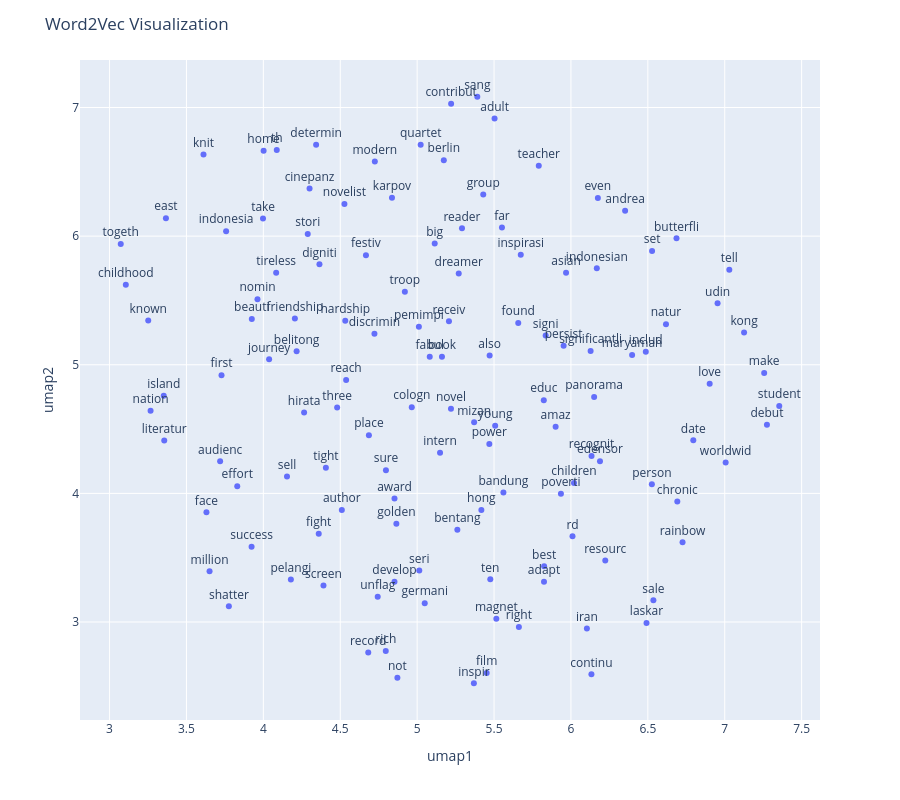

The cell this chart's notebook holds for it:
### Markdown cell above
### Word2Vec Visualization

### Code cell
X_umap = UMAP(random_state=42, n_jobs=1).fit_transform(wv.vectors)
df_visual = pd.DataFrame(X_umap, columns=['umap1', 'umap2'])
df_visual['word'] = wv.index_to_key
fig = px.scatter(df_visual, x='umap1', y='umap2', text='word')
fig.update_traces(textposition='top center')
fig.update_layout(height=800, title_text='Word2Vec Visualization')
import matplotlib.pyplot as plt
from matplotlib import font_manager
from IPython.display import Image
available_fonts = {font.name for font in font_manager.fontManager.ttflist}
label_font = next((font for font in ['Microsoft YaHei', 'Noto Sans CJK SC',
                                   'Noto Sans CJK JP', 'SimHei', 'DejaVu Sans']
                   if font in available_fonts), 'sans-serif')
with plt.rc_context({'font.family': label_font}):
    png_fig, ax = plt.subplots(figsize=(12, 8))
    ax.set_facecolor('#E5ECF6')
    ax.grid(color='white')
    ax.set_axisbelow(True)
    ax.scatter(df_visual['umap1'], df_visual['umap2'], s=18, color='#636EFA')
    for row in df_visual.itertuples():
        ax.annotate(row.word, (row.umap1, row.umap2), xytext=(0, 3),
                    textcoords='offset points', ha='center', va='bottom', fontsize=7)
    ax.set(xlabel='umap1', ylabel='umap2', title=fig.layout.title.text)
    png_path = RESULT / 'word2vec_umap.png'
    png_fig.savefig(png_path, dpi=120, bbox_inches='tight')
    plt.close(png_fig)
display(Image(filename=str(png_path)))

fig.show(renderer='plotly_mimetype')
df_visual.to_csv(RESULT / 'word2vec_umap.csv', index=False, encoding='utf-8-sig')
fig.write_html(RESULT / 'word2vec_umap.html', include_plotlyjs=True)

### Figure 1 — Plotly figure (JSON) as saved in the notebook; plotly's stock layout.template omitted (floating-point values rounded to 4 significant figures)
{"data": [{"hovertemplate": "umap1=%{x}<br>umap2=%{y}<br>word=%{text}<extra></extra>", "legendgroup": "", "marker": {"color": "#636efa", "symbol": "circle"}, "mode": "markers+text", "name": "", "orientation": "v", "showlegend": false, "text": ["film", "festiv", "award", "best", "indonesia", "intern", "educ", "troop", "rainbow", "inspir", "student", "novel", "indonesian", "th", "children", "rd", "screen", "book", "young", "also", "fight", "teacher", "stori", "tell", "belitong", "reader", "inspirasi", "bentang", "mizan", "germani", "cologn", "cinepanz", "asian", "nomin", "bandung", "kong", "hong", "signi", "east", "far", "udin", "audienc", "place", "iran", "adult", "butterfli", "golden", "panorama", "berlin", "includ", "recognit", "receiv", "worldwid", "not", "success", "found", "big", "adapt", "seri", "three", "karpov", "maryamah", "edensor", "dreamer", "pemimpi", "sang", "quartet", "first", "sure", "determin", "unflag", "person", "magnet", "power", "love", "friendship", "childhood", "beauti", "journey", "take", "togeth", "right", "ten", "effort", "tireless", "persist", "amaz", "discrimin", "poverti", "chronic", "home", "resourc", "natur", "rich", "fabul", "hardship", "continu", "face", "even", "digniti", "group", "knit", "tight", "island", "set", "literatur", "modern", "develop", "significantli", "contribut", "million", "reach", "date", "author", "sell", "make", "record", "sale", "nation", "shatter", "pelangi", "laskar", "known", "debut", "novelist", "hirata", "andrea"], "textposition": "top center", "type": "scatter", "x": [5.452, 4.667, 4.853, 5.826, 3.758, 5.149, 5.823, 4.92, 6.726, 5.369, 7.354, 5.22, 6.168, 4.087, 6.02, 6.01, 4.391, 5.161, 5.507, 5.471, 4.36, 5.791, 4.289, 7.03, 4.216, 5.292, 5.674, 5.261, 5.371, 5.049, 4.965, 4.3, 5.968, 3.962, 5.561, 7.126, 5.417, 5.836, 3.366, 5.551, 6.953, 3.719, 4.686, 6.104, 5.503, 6.686, 4.865, 6.151, 5.173, 6.487, 6.134, 5.207, 7.006, 4.872, 3.924, 5.657, 5.114, 5.825, 5.014, 4.48, 4.836, 6.398, 6.189, 5.27, 5.011, 5.391, 5.023, 3.728, 4.797, 4.343, 4.744, 6.526, 5.515, 5.469, 6.902, 4.205, 3.106, 3.925, 4.037, 3.998, 3.073, 5.662, 5.476, 3.83, 4.083, 5.952, 5.9, 4.722, 5.935, 6.692, 4.002, 6.223, 6.618, 4.796, 5.082, 4.533, 6.133, 3.63, 6.175, 4.365, 5.43, 3.611, 4.407, 3.352, 6.528, 3.356, 4.725, 4.853, 6.128, 5.221, 3.65, 4.538, 6.795, 4.51, 4.154, 7.256, 4.682, 6.536, 3.267, 3.776, 4.179, 6.491, 3.251, 7.274, 4.527, 4.265, 6.352], "xaxis": "x", "y": [2.603, 5.852, 3.961, 3.433, 6.038, 4.316, 4.724, 5.568, 3.62, 2.524, 4.679, 4.659, 5.75, 6.67, 4.081, 3.666, 3.284, 5.062, 4.526, 5.072, 3.686, 6.547, 6.017, 5.738, 5.105, 6.061, 5.855, 3.718, 4.553, 3.146, 4.67, 6.371, 5.716, 5.509, 4.006, 5.25, 3.87, 5.228, 6.14, 6.067, 5.478, 4.249, 4.452, 2.949, 6.914, 5.983, 3.763, 4.75, 6.591, 5.102, 4.291, 5.338, 4.241, 2.566, 3.585, 5.324, 5.943, 3.313, 3.4, 4.667, 6.299, 5.076, 4.25, 5.709, 5.295, 7.084, 6.71, 4.919, 4.18, 6.71, 3.196, 4.07, 3.025, 4.384, 4.851, 5.36, 5.621, 5.355, 5.042, 6.138, 5.939, 2.961, 3.332, 4.056, 5.716, 5.148, 4.519, 5.241, 3.998, 3.937, 6.664, 3.477, 5.315, 2.775, 5.063, 5.343, 2.594, 3.852, 6.296, 5.781, 6.324, 6.635, 4.2, 4.76, 5.885, 4.412, 6.58, 3.313, 5.106, 7.028, 3.394, 4.882, 4.413, 3.871, 4.131, 4.937, 2.763, 3.169, 4.643, 3.122, 3.33, 2.993, 5.343, 4.533, 6.251, 4.628, 6.196], "yaxis": "y"}], "layout": {"height": 800, "legend": {"tracegroupgap": 0}, "margin": {"t": 60}, "title": {"text": "Word2Vec Visualization"}, "xaxis": {"anchor": "y", "domain": [0.0, 1.0], "title": {"text": "umap1"}}, "yaxis": {"anchor": "x", "domain": [0.0, 1.0], "title": {"text": "umap2"}}}}
